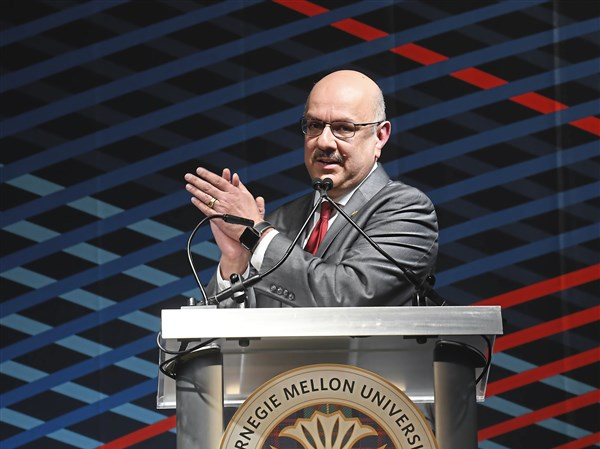
#> input picture code/sequential/img/farnam.jpg, 600 x 449 px
$ python edgeSnake.py   (Python 2 division)   (older library calls are emulated)
#> lines starting #> are read from the running program, lines starting #| are printed output that depends on the picture; after the words box and inside, x2 and y2 are one past the last pixel; in counts of white or black regions, pixels touching at a corner belong together
from scipy.misc import imsave
from scipy.ndimage import imread
import numpy as np

guy = "farnam"
guy = "img/" + guy

img = imread(guy + ".jpg")
#> img is the input picture: shape (449, 600, 3); mean R, G, B 66.6, 64.5, 70.7
imgcpy = imread(guy + ".jpg")
print np.shape(img)
#| (449, 600, 3)
(height, width, color) = np.shape(img)
#> height = 449; width = 600; color = 3

# Convert to grayscale
grayscale = np.zeros((height, width))

for row in range(height):
    for col in range(width):
        grayscale[row][col] = sum(img[row][col]) / 3
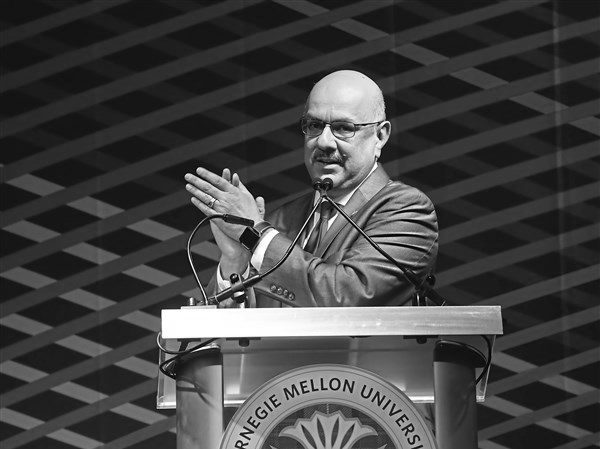
#> grayscale: shape (449, 600) float64; min 0, max 255, mean 67

# Blur with gaussian filter
box_size = 5
blurred = np.zeros((height, width))
gauss_kernel = [
                   [1, 4, 7, 4, 1],
                   [4, 16, 26, 16, 4],
                   [7, 26, 41, 26, 7],
                   [4, 16, 26, 16, 4],
                   [1, 4, 7, 4, 1]
                  ]
for row in range(height):
    for col in range(width):
        count = 0
        total = 0
        for i_k in range(box_size):
            for j_k in range(box_size):
                weight = gauss_kernel[i_k][j_k]
                i = row - (box_size / 2) + i_k
                j = col - (box_size / 2) + j_k

                if (i < 0 or i >= height or j < 0 or j >= width):
                    continue
                total += weight * grayscale[i][j]
                count += weight
        blurred[row][col] = total / count

# Line Energy
line_energy = blurred

# compute gradient
gradient_kernel = [
                   [0, 0, 1, 0, 0],
                   [0, 0, 2, 0, 0],
                   [1, 2, -12, 2, 1],
                   [0, 0, 2, 0, 0],
                   [0, 0, 1, 0, 0]
                  ]
kernel_size = len(gradient_kernel)
edge_energy = np.zeros((height, width))
for row in range(height):
    for col in range(width):
        total = 0
        dirs = [(-2,0), (-1,0), (2,0), (1,0), (0,1), (0,2), (0,-1), (0,-2)]
        count = 0
        for direction in dirs:
            i = direction[0] + row
            j = direction[1] + col
            i_k = direction[0] + (kernel_size / 2)
            j_k = direction[1] + (kernel_size / 2)
            if (i < 0 or i >= height or j < 0 or j >= width):
                continue
            total += blurred[i][j] * gradient_kernel[i_k][j_k]
            count += gradient_kernel[i_k][j_k]
        total += blurred[row][col] * count * -1
        edge_energy[row][col] = abs(total)
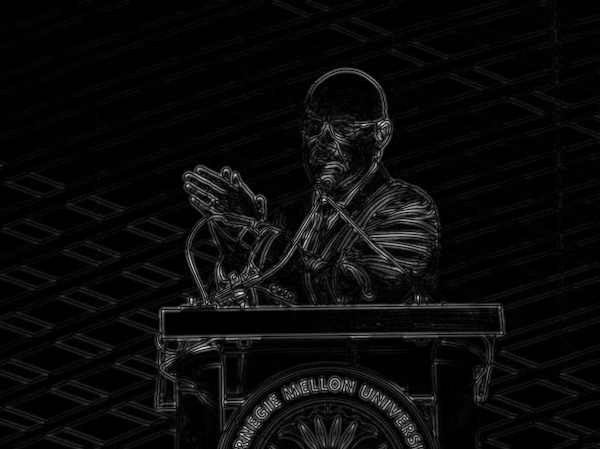
#> edge_energy: shape (449, 600) float64; min 0, max 473.5, mean 20; drawn with min black and max white

# Energy
total_energy =(edge_energy)
total_energy = np.clip(total_energy, 0, None)
threshold = 60

# Type of point in snake (x, y)
topSnake = []
edgeTopSnakePts = [] # Has all the points for top snake for edges
for i in range(width):
    topSnake.append((i, 0))
    edgeTopSnakePts.append([])
leftSnake = []
edgeLeftSnakePts = [] # Has all the points for left snake for edges
for i in range(height):
    leftSnake.append((0, i))
    edgeLeftSnakePts.append([])

topSnakePts = edgeTopSnakePts
leftSnakePts = edgeLeftSnakePts
topSnakeEnd = height - 1
#> topSnakeEnd = 448
leftSnakeEnd = width - 1
#> leftSnakeEnd = 599
for i in range(topSnakeEnd):
    for j in range(len(topSnake)):
        point = topSnake[j]
        currentEnergy = total_energy[point[1]][point[0]]
        nextEnergy = total_energy[point[1] + 1][point[0]]
        diff = abs(nextEnergy - currentEnergy)
        if (diff > threshold):
            topSnakePts[j].append((point[0], point[1]))
            img[point[1]][point[0]] =  np.array([0,255,0])
        topSnake[j] = (point[0], point[1] + 1)
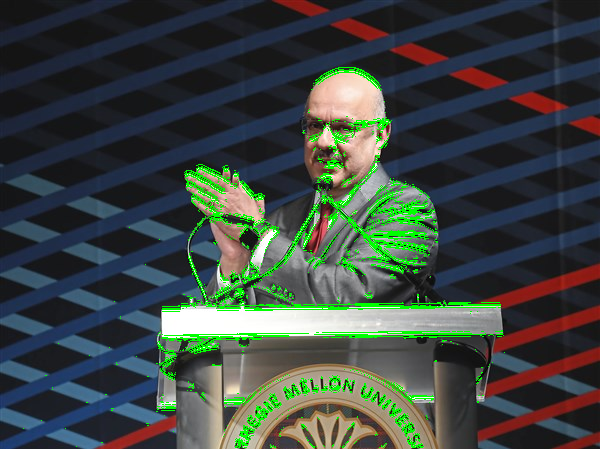
#> img: shape (449, 600, 3); 4.33% of pixels changed, all inside (x1, y1, x2, y2) = (23, 67, 505, 448)
#> after the loop, topSnake = 600 pairs, first value 0 to 599, second value 448 to 448

for i in range(leftSnakeEnd):
    for j in range(len(leftSnake)):
        point = leftSnake[j]
        currentEnergy = total_energy[point[1]][point[0]]
        nextEnergy = total_energy[point[1]][point[0] + 1]
        diff = abs(nextEnergy - currentEnergy)
        if (diff > threshold):
            leftSnakePts[j].append((point[0], point[1]))
            img[point[1]][point[0]] =  np.array([255,0,0])
        leftSnake[j] = (point[0] + 1, point[1])
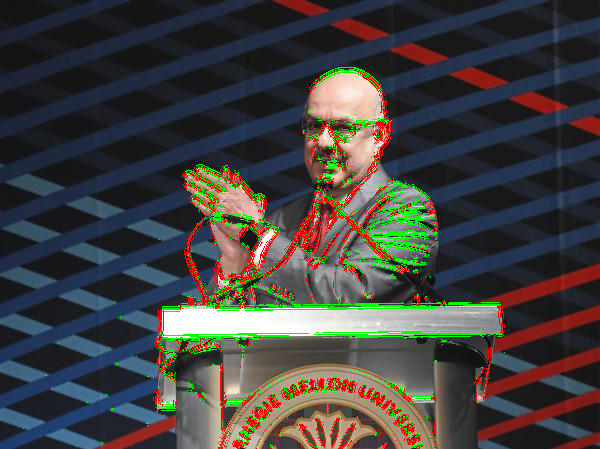
#> img: shape (449, 600, 3); 3.21% of pixels changed, all inside (x1, y1, x2, y2) = (153, 71, 505, 449)
#> after the loop, leftSnake = 449 pairs, first value 599 to 599, second value 0 to 448

imsave(guy + "_segmented.jpg", img) # Edge as Energy
imsave(guy + "_energy.jpg", total_energy)

threshold = 10
total_energy = line_energy
img = imgcpy
# Type of point in snake (x, y)
topSnake = []
pixTopSnakePts = [] # Has all the points for top snake for pixels
for i in range(width):
    topSnake.append((i, 0))
    pixTopSnakePts.append([])
leftSnake = []
pixLeftSnakePts = [] # Has all the points for left snake for pixels
for i in range(height):
    leftSnake.append((0, i))
    pixLeftSnakePts.append([])

topSnakePts = pixTopSnakePts
leftSnakePts = pixLeftSnakePts
topSnakeEnd = height - 1
leftSnakeEnd = width - 1
for i in range(topSnakeEnd):
    for j in range(len(topSnake)):
        point = topSnake[j]
        currentEnergy = total_energy[point[1]][point[0]]
        nextEnergy = total_energy[point[1] + 1][point[0]]
        diff = abs(nextEnergy - currentEnergy)
        if (diff > threshold):
            topSnakePts[j].append((point[0], point[1]))
            img[point[1]][point[0]] =  np.array([0,255,0])
        topSnake[j] = (point[0], point[1] + 1)
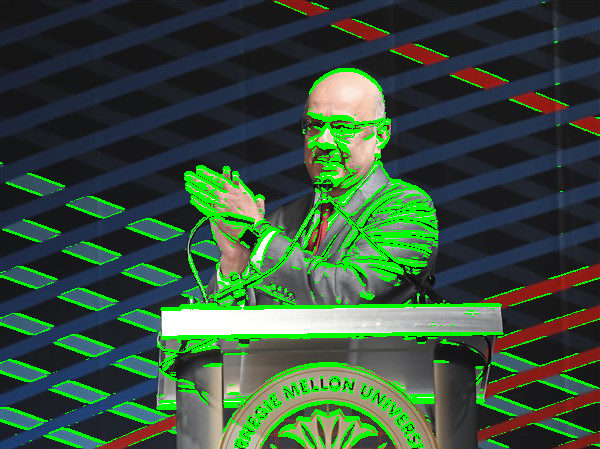
#> img: shape (449, 600, 3); 10.71% of pixels changed, all inside (x1, y1, x2, y2) = (0, 1, 600, 448)

for i in range(leftSnakeEnd):
    for j in range(len(leftSnake)):
        point = leftSnake[j]
        currentEnergy = total_energy[point[1]][point[0]]
        nextEnergy = total_energy[point[1]][point[0] + 1]
        diff = abs(nextEnergy - currentEnergy)
        if (diff > threshold):
            leftSnakePts[j].append((point[0], point[1]))
            img[point[1]][point[0]] =  np.array([255,0,0])
        leftSnake[j] = (point[0] + 1, point[1])
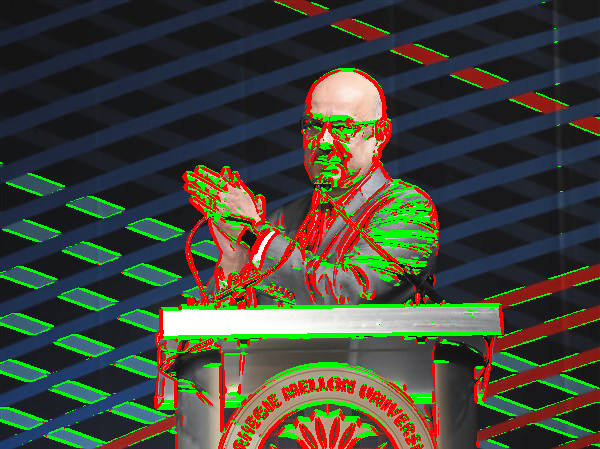
#> img: shape (449, 600, 3); 6.37% of pixels changed, all inside (x1, y1, x2, y2) = (42, 70, 504, 449)

imsave(guy + "_segmented_rough.jpg", img) # Raw Pixel as energy

imsave(guy + "_blurred.jpg", blurred)
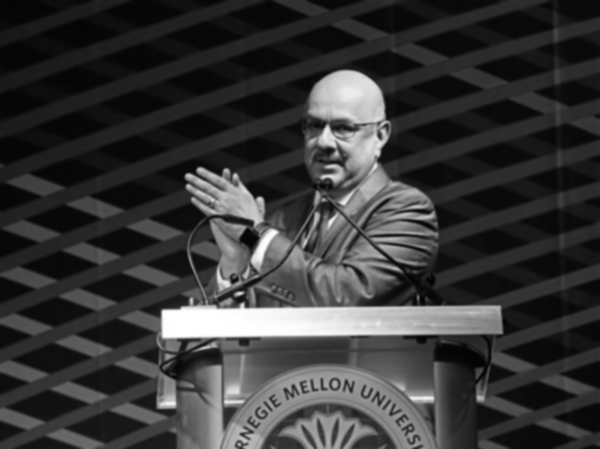
#> saved as farnam_blurred.jpg: PIL image 600x449 L; min 0, max 255, mean 55.4
imsave(guy + "_edge.jpg", edge_energy)
